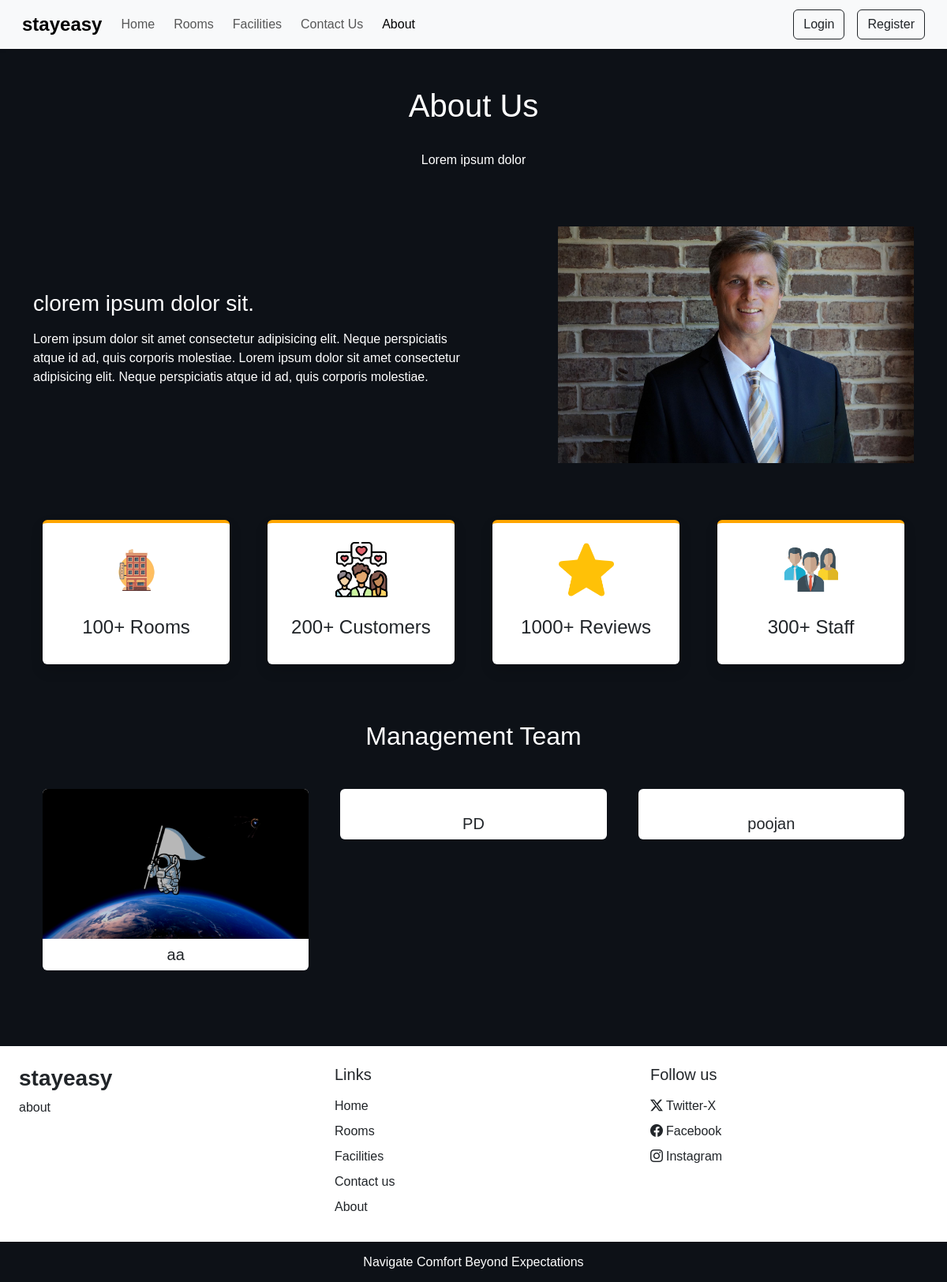
The page /about.php on the database as committed earlier.
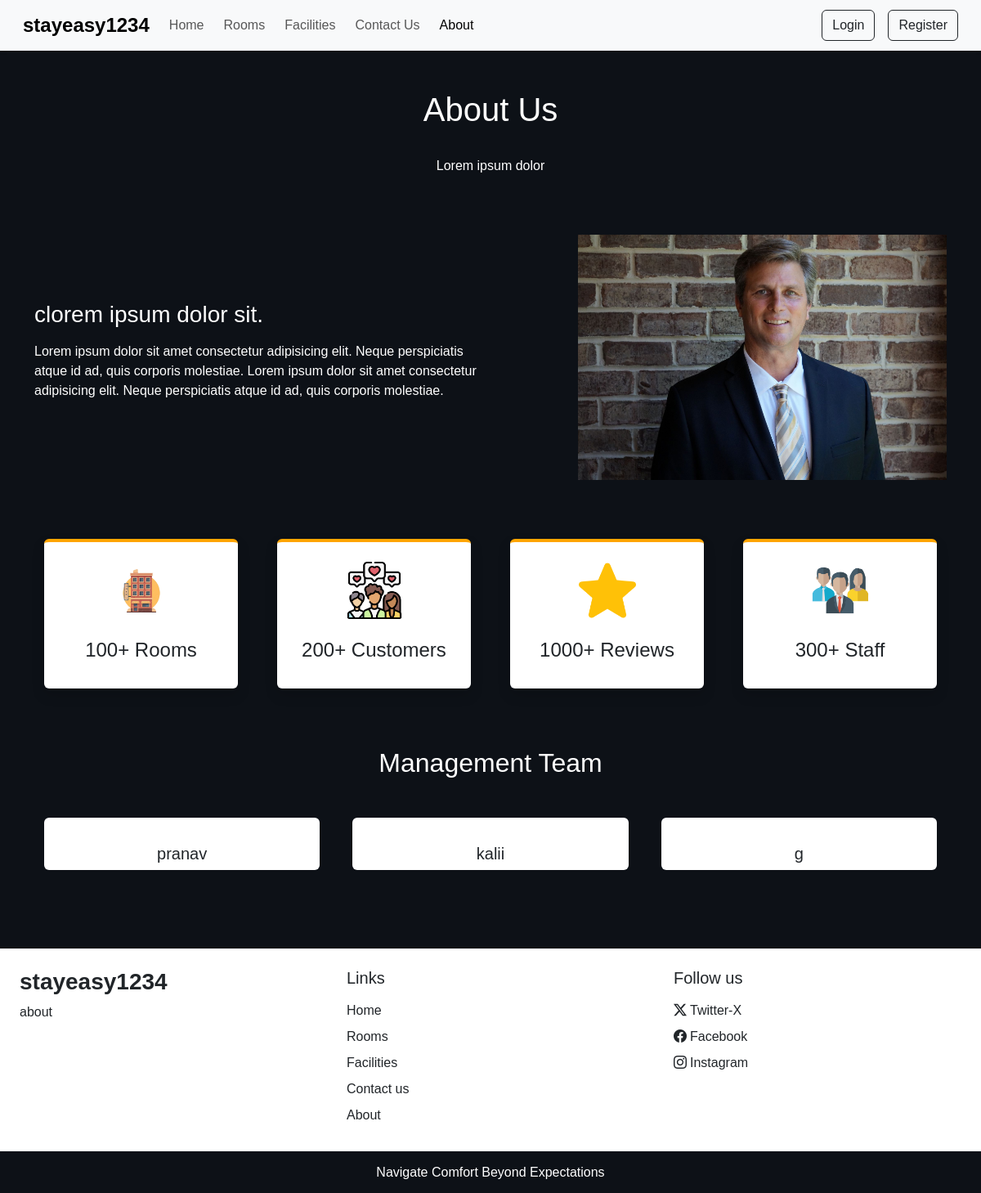
The same page on the database as committed later.
### tables this page shows
CREATE TABLE `settings` (
  `sr_no` int(10) NOT NULL,
  `site_title` varchar(25) NOT NULL,
  `site_about` varchar(250) NOT NULL,
  `shutdown` tinyint(1) NOT NULL
);

CREATE TABLE `team_details` (
  `sr_no` int(10) NOT NULL,
  `name` varchar(20) NOT NULL,
  `picture` varchar(150) NOT NULL
);

### admin/inc/db_config.php (called while the page is built, shortened)
<?php
    function selectAll($table)
    {
        $con = $GLOBALS['con'];
        $res = mysqli_query($con,"SELECT * FROM $table");
        return $res;
    }
    function select($sql,$values,$datatypes)
    {
        $con = $GLOBALS['con'];
        if($stmt = mysqli_prepare($con,$sql))
        {
            mysqli_stmt_bind_param($stmt,$datatypes,...$values);
            if(mysqli_stmt_execute($stmt))
            {
                $res = mysqli_stmt_get_result($stmt);
                return $res;
            }
            else
            {
                mysqli_stmt_close($stmt);
                die("Query can't be executed - Select ");
            }
        }
        else
        {
            die("Query can't be prepared - Select");
        }
    }
?>

### about.php (the view, shortened to what this page needs)
<!DOCTYPE html>
<html lang="en">
<head>
    <?php require('inc/links.php')?>
<link rel="stylesheet" href="https://cdn.jsdelivr.net/npm/swiper@11/swiper-bundle.min.css" />
</head>
<body style="background-color:#0D1117;">
    <?php require('inc/header.php');?>
    <div class="my-5 px-4">
        <h1 class="h-font text-center"><font face ="Raleway" color ="white" >About Us</font></h1>
        <div class="h-line width-50 mt-2">
            <p class = "text-center mt-2"><br>
                <font color = "white">Lorem ipsum dolor</font><br>
            </p>
        </div>
    </div><br>
    <div class="container">
        <div class="row justify-content-between align-items-center">
            <div class="col-lg-6 col-md-5 mb-4 order-lg-1 order-md-1 order-2">
                <h3 class="mb-3"><font color="white">clorem ipsum dolor sit.</font></h3>
                <p>
                    <font color="white">
                        Lorem ipsum dolor sit amet consectetur adipisicing elit.
                        Neque perspiciatis atque id ad, quis corporis molestiae.
                        Lorem ipsum dolor sit amet consectetur adipisicing elit.
                        Neque perspiciatis atque id ad, quis corporis molestiae.
                    </font>
                </p>
            </div>
            <div class="col-lg-5 col-md-5 mb-4 order-lg-2 order-1 order-md-2">
                    <img src="\img\stayeasy\stayeasy\image\about\img_manager.jpg" alt="" class="w-100">
            </div>
        </div>
    </div>
    <div class="container mt-5">
        <div class="row">
            <div class= "col-lg-3 col-md-6 mb-4 px-4">
                <div class="bg-white rounded p-4 border-top border-4 text-center shadow box">
                    <img src="\img\stayeasy\stayeasy\image\about\img_hotel.png" alt="" width="70px">
                    <h4 class = "mt-4">100+ Rooms</h4>
                </div>
            </div>
            <div class= "col-lg-3 col-md-6 mb-4 px-4">
                <div class="bg-white rounded p-4 border-top border-4 text-center shadow box">
                    <img src="\img\stayeasy\stayeasy\image\about\img_customer.png" alt="" width="70px">
                    <h4 class = "mt-4">200+ Customers</h4>
                </div>
            </div>
            <div class= "col-lg-3 col-md-6 mb-4 px-4">
                <div class="bg-white rounded p-4 border-top border-4 text-center shadow box">
                    <img src="\img\stayeasy\stayeasy\image\about\img_rating.png" alt="" width="70px">
                   <h4 class = "mt-4">1000+ Reviews</h4>
                </div>
            </div>
            <div class= "col-lg-3 col-md-6 mb-4 px-4">
                <div class="bg-white rounded p-4 border-top border-4 text-center shadow box">
                    <img src="\img\stayeasy\stayeasy\image\about\img_staff.png" alt="" width="70px">
                   <h4 class = "mt-4">300+ Staff</h4>
                </div>
            </div>
         </div>
    </div>
    <h2 class="my-5  h-font text-center"><font color = "white">Management Team</font></h2>
   <div class="container px-4">
    <div class="swiper mySwiper">
        <div class="swiper-wrapper mb-5">
            <?php
                $about_r =selectAll('team_details');
                $path = ABOUT_IMG_PATH;
                while($row = mysqli_fetch_assoc($about_r))
                {
                    echo <<<data
                    <div class="swiper-slide bg-white text-center overflow-hidden rounded">
                        <img src="$path$row[picture]" alt="" class = "w-100">
                        <h5 class="mt-2">$row[name]</h5>
                    </div>
                    data;
                }
            ?>
            </div>
  </div>
   </div>
    <?php require('inc/footer.php');?>
    </body>
</html>

### inc/links.php (shortened to what this page needs)
<link href="https://cdn.jsdelivr.net/npm/bootstrap@5.3.2/dist/css/bootstrap.min.css" rel="stylesheet">
<link rel="stylesheet" href="https://cdn.jsdelivr.net/npm/bootstrap-icons@1.11.3/font/bootstrap-icons.min.css">
<link rel="stylesheet" href="\img\stayeasy\stayeasy\css\common.css">

### inc/header.php (shortened to what this page needs)
<?php
    require('admin/inc/db_config.php');
        $contact_q = "SELECT * FROM `contact_details` WHERE `sr_no` = ?";
        $settings_q = "SELECT * FROM `settings` WHERE `sr_no` = ?";
        $values = [1];
        $contact_r = mysqli_fetch_assoc(select($contact_q,$values,'i'));
        $settings_r = mysqli_fetch_assoc(select($settings_q,$values,'i'));
?>
<!DOCTYPE html>
<html lang="en">
<head>
</head>
<body>
</body>
</html>
<nav id = "nav-bar" class="navbar navbar-expand-lg navbar-light px-lg-3 py-lg-2 shadow-sm sticky-top bg-body-tertiary ">
    <div class="container-fluid">
        <a class="navbar-brand me-3" href="index.php"><font size = 5><strong><?php  echo $settings_r['site_title'] ?></strong></font></a>
        <div class="collapse navbar-collapse " id="navbarSupportedContent">
        <ul class="navbar-nav me-auto mb-2 mb-lg-0">
            <li class="nav-item">
            <a class="nav-link  me-2" aria-current="page" href="index.php">Home</a>
            </li>
            <li class="nav-item">
            <a class="nav-link me-2" href="rooms.php">Rooms</a>
            </li>
            <li class="nav-item">
            <a class="nav-link me-2" href="facilities.php">Facilities</a>
            </li>
            <li class="nav-item">
            <a class="nav-link me-2" href="contact.php">Contact Us</a>
            </li>
            <li class="nav-item">
            <a class="nav-link" href="about.php">About</a>
            </li>
        </ul>
        <div class="d-flex" >
            <button type="button" class="btn btn-outline-dark shadow-none me-lg-3 me-2" data-bs-toggle="modal" data-bs-target="#loginModal">
                Login
            </button>
            <button type="button" class="btn btn-outline-dark shadow-none" data-bs-toggle="modal" data-bs-target="#registerModal">
                Register
            </button>
        </div>
        </div>
    </div>
</nav>
</body>
</html>

### inc/footer.php (shortened to what this page needs)
<!DOCTYPE html>
<html lang="en">
<head>
</head>
<body>
<div class="container-fluid bg-white mt-5">
        <div class = "row">
            <div class = "col-lg-4 p-4">
                <h3 class="h2-font fw-bold fs-3 mb-2"><?php echo $settings_r['site_title'] ?></h3>
                <p>
                    <?php echo $settings_r['site_about'] ?>
                </p>
            </div>
            <div class = "col-lg-4 p-4">
                <h5 class = "mb-3">Links</h5>
                <a href="index.php" class ="d-inline-block mb-2 text-dark text-decoration-none">Home</a><br>
                <a href="rooms.php" class ="d-inline-block mb-2 text-dark text-decoration-none">Rooms</a><br>
                <a href="facilities.php" class ="d-inline-block mb-2 text-dark text-decoration-none">Facilities</a><br>
                <a href="contact.php" class ="d-inline-block mb-2 text-dark text-decoration-none">Contact us</a><br>
                <a href="about.php" class ="d-inline-block mb-2 text-dark text-decoration-none">About</a>
            </div>
            <div class = "col-lg-4 p-4">
                <h5 class="mb-3">Follow us</h5>
                <?php
                    if($contact_r['tw']!='')
                    {
                        echo <<<data
                        <a href=" $contact_r[tw]" class ="d-inline-block text-dark text-decoration-none mb-2 ">
                            <i class="bi bi-twitter-x me-1"></i>Twitter-X
                        </a><br>
                        data;
                    }
                ?>
                <a href="<?php echo $contact_r['fb'] ?>" class ="d-inline-block text-dark text-decoration-none mb-2 "><i class="bi bi-facebook me-1"></i>Facebook</a><br>
                <a href="<?php echo $contact_r['insta'] ?>" class ="d-inline-block text-dark text-decoration-none  "><i class="bi bi-instagram me-1"></i>Instagram</a><br>
            </div>
        </div>
</div>
    <h6 class="text-center p-3 m-0"><font color = "white">Navigate Comfort Beyond Expectations</font></h6>
</body>
</html>

### admin/css/common.css (style rules this page uses)
:root { --black:#0D1117; --black_hover:#111e2e; }
* { font-family: 'Raleway', sans-serif; }
.h-font { font-family: 'Raleway'; }

### about.php (style rules this page uses)
.box { border-top-color: orange !important; }

Rows that differ between the two databases and show on the page:
removed team_details: picture (picture), name "aa"
removed team_details: name "PD"
removed team_details: name "poojan"
changed settings "about": site_title "stayeasy" → "stayeasy1234"
added team_details: name "pranav"
added team_details: name "kalii"
added team_details: name "g"
